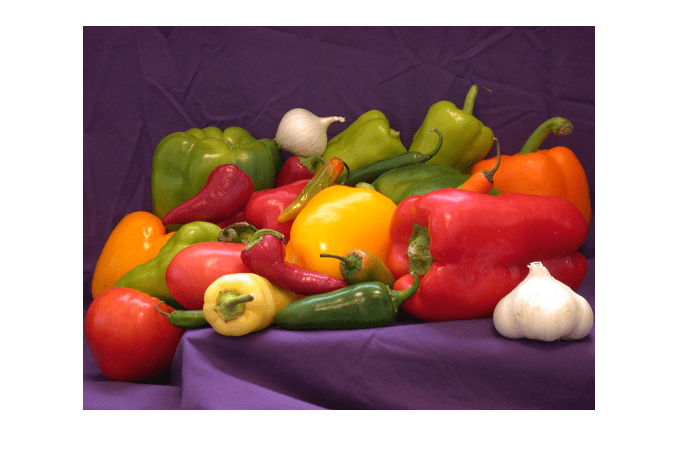
#> input picture photo/bgr.png, 678 x 467 px
$ python histogram.py
#> lines starting #> are read from the running program, lines starting #| are printed output that depends on the picture; after the words box and inside, x2 and y2 are one past the last pixel; in counts of white or black regions, pixels touching at a corner belong together

# [28 lines of commented-out code are left out]
import cv2 as cv
import numpy as np
import matplotlib.pyplot as plt

img = cv.imread("photo/bgr.png")
#> img is the input picture: shape (467, 678, 3); mean B, G, R 132.5, 137.9, 171.7
img = cv.resize(img, (500, 500))
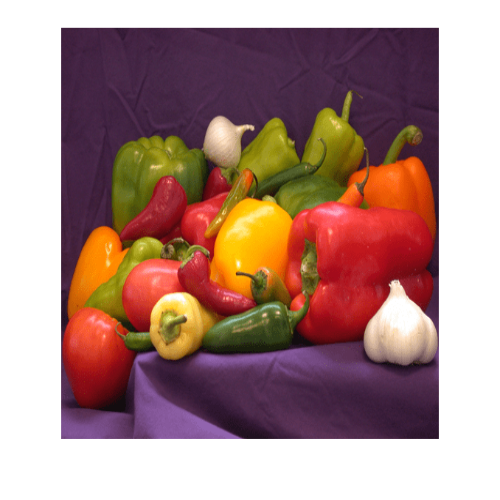
#> img: shape (500, 500, 3); mean B, G, R 132.4, 137.7, 171.6

# Create a blank image for the mask
blank = np.zeros((500, 500), dtype='uint8')

# Create a circular mask
circle = cv.circle(blank, (img.shape[1]//2, img.shape[0]//2), 100, (255, 255, 255), -1)
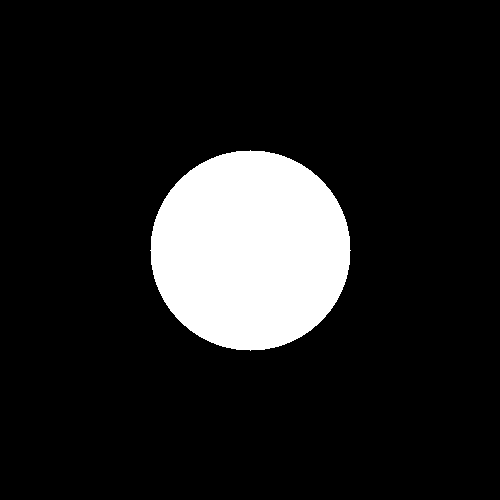
#> blank: shape (500, 500); 12.6% white; 1 white region, box (x1, y1, x2, y2) and area: (150, 150, 351, 351) 31417

# Apply the mask to the image
masked = cv.bitwise_and(img, img, mask=circle)
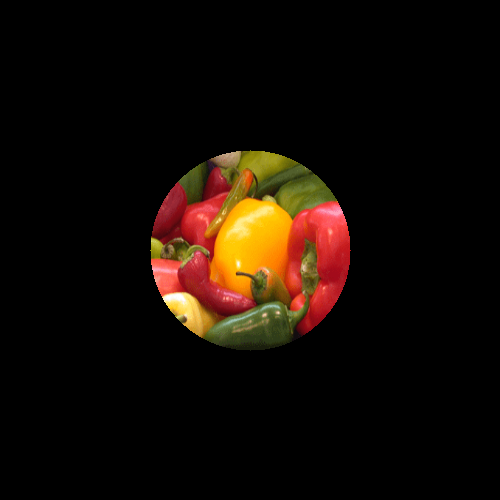
#> masked: shape (500, 500, 3); mean B, G, R 4.8, 11.9, 21

plt.figure()
plt.title('Color Histogram')
plt.xlabel("Bins")
plt.ylabel("# Intensity")

colors = ('b', 'g', 'r')

for i, col in enumerate(colors):
    # Convert the mask to CV_8UC1 if needed
    mask_for_calcHist = np.uint8(circle)

    # Calculate and plot the histogram
    hist_plot = cv.calcHist([img], [i], mask_for_calcHist, [256], [0, 256])
    plt.plot(hist_plot, color=col)

plt.show()
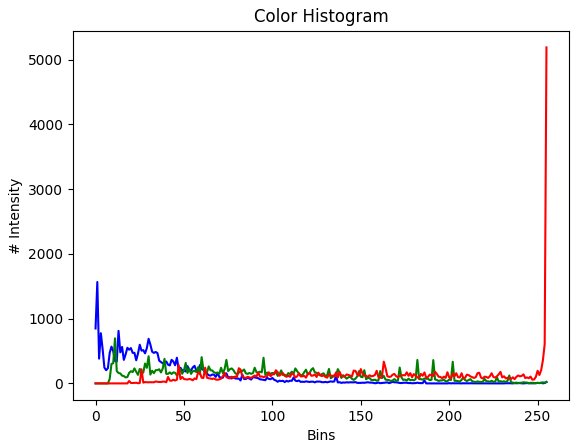
#> figure drawn by matplotlib, 1 panel; curve peaks at x = 1, y = 1565; curve peaks at x = 11, y = 696; curve peaks at x = 255, y = 5187

cv.imshow("Circle", circle)
cv.waitKey(0)
